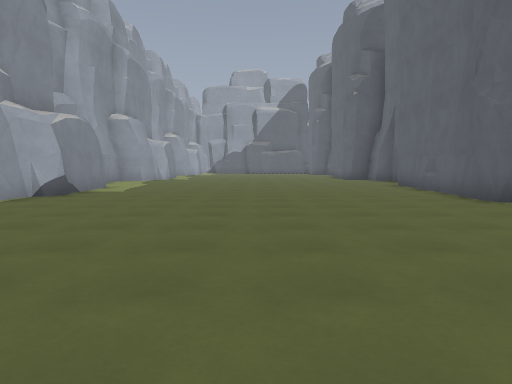
View 1 (above)

17 first-person views from a walk through a 3-D level made in the Godot game engine. The camera is 1.3 m above the floor, tilts 4° down and sees 70° across. The floor is counted in squares, 2 m on a side. Each view is taken from the middle of a square. On the plan, view 1 faces up. The plan holds only what a view shows up to about 11 squares ahead; the rest is blank. The place goes on beyond the plan. Surface patterns are stand-ins for the level's own textures.

View 2
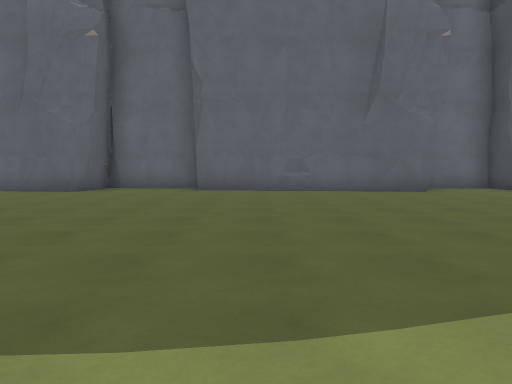

View 3
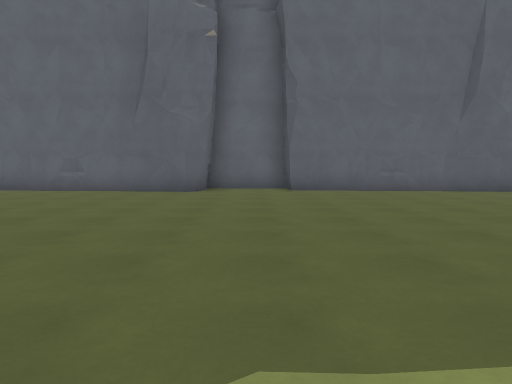

View 4
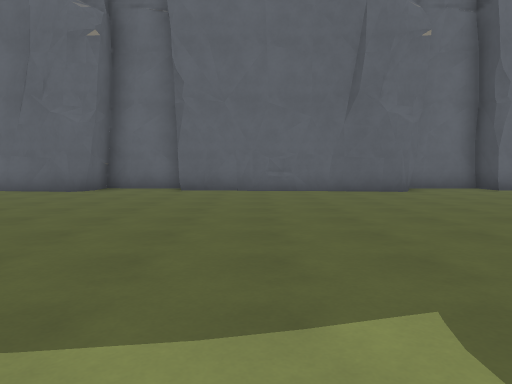

View 5
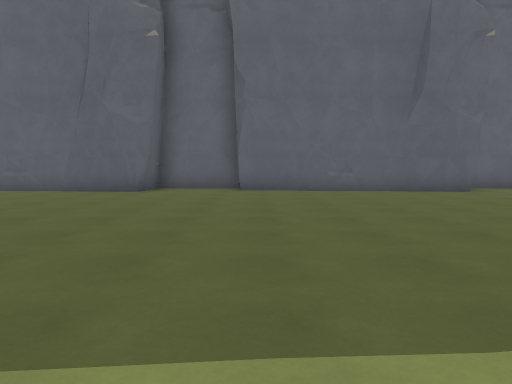

View 6
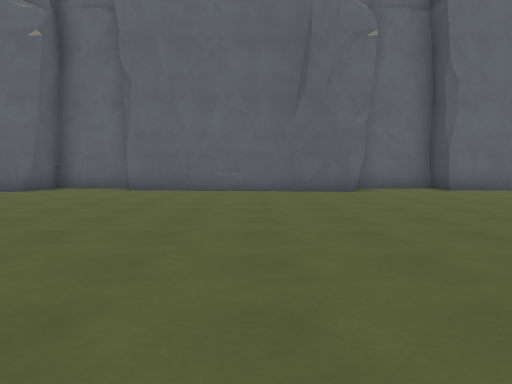

View 7
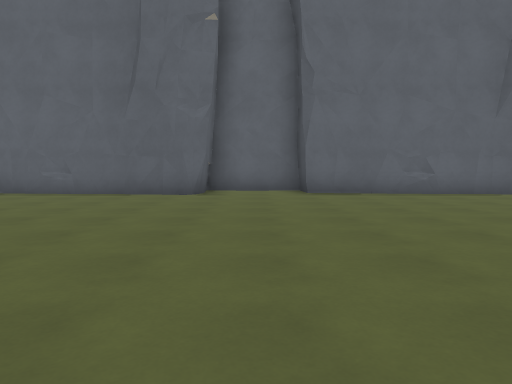

View 8
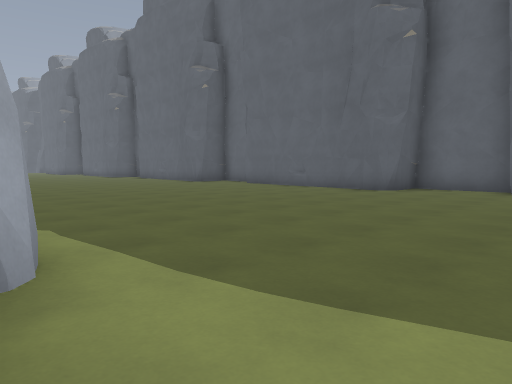

View 9
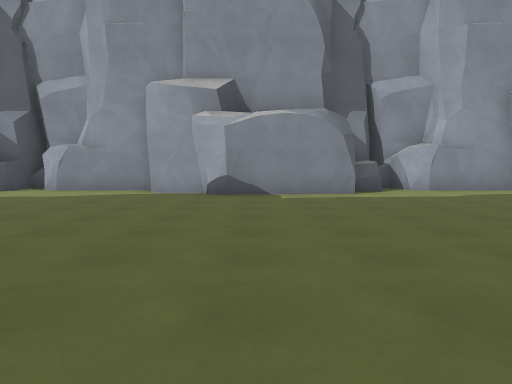

View 10
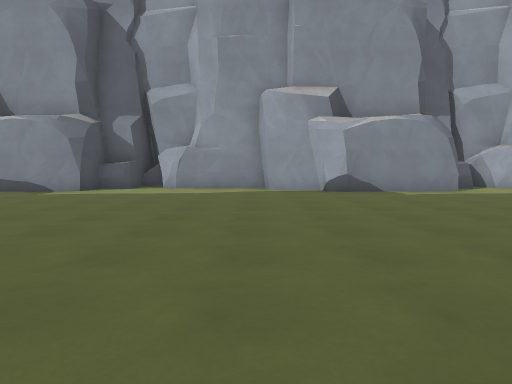

View 11
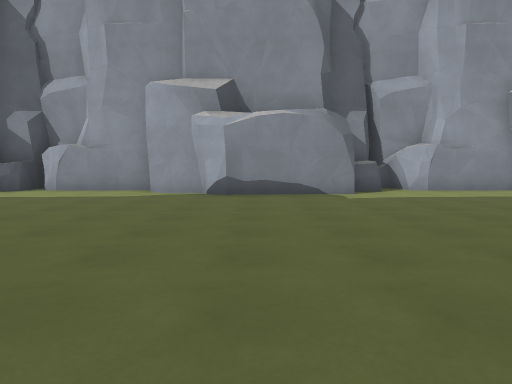

View 12
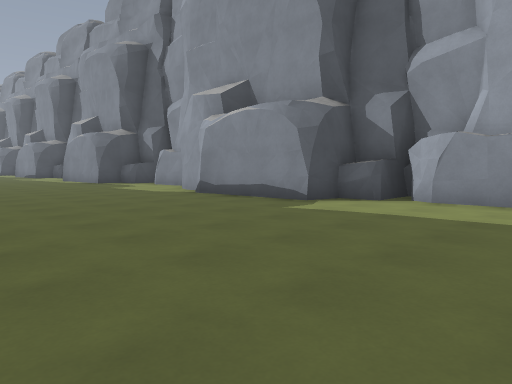

View 13
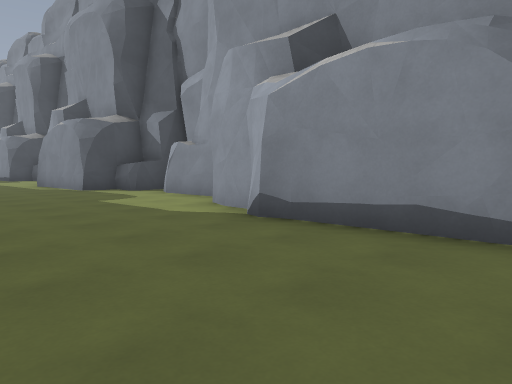

View 14
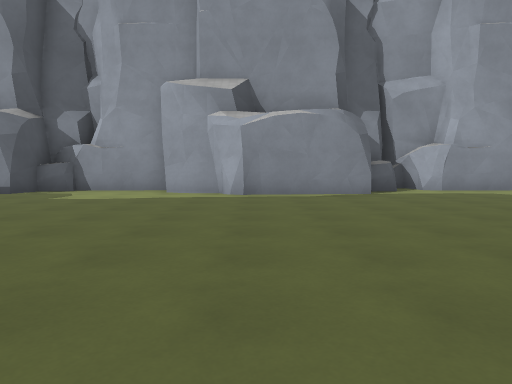

View 15
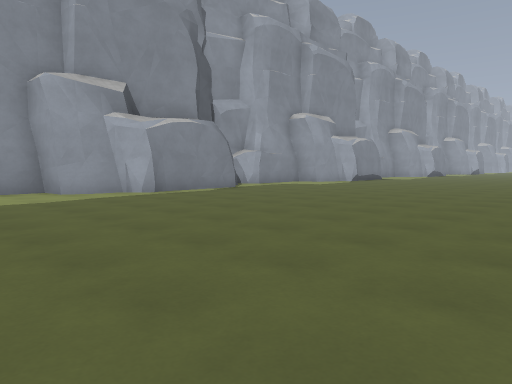

View 16
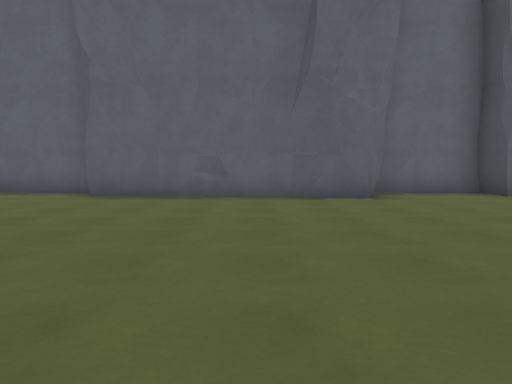

View 17
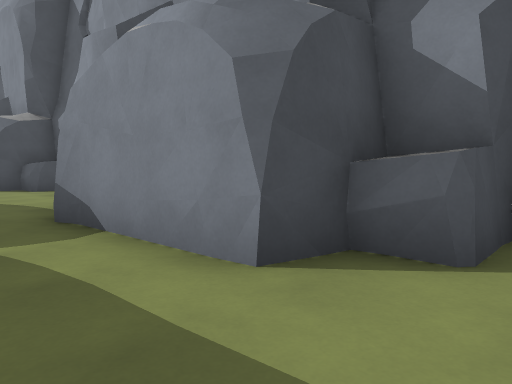

### Floor plan
Key: @ floor where view 1 was taken; # wall or solid block; . floor.
Columns run from 7 left of view 1 to 6 right of it. Each row starts with its distance up from view 1.
 13 #......  ....#
 12 ##..........##
 11 ###.........#
 10   #.........#
  9   #.........#
  8   #.........#
  7  ##.........##
  6  #...........#
  5  #...........#
  4 ##...........#
  3 #...........##
  2 ##..........#
  1  ##.........#
  0   #....@....#
 -1   #.........#
 -2   #.........##
 -3  ##..........#
 -4  #...........#
 -5  #..........##
 -6 ##..........#
 -7 #...........#
 -8 ###.........#
 -9   #.........#
-10   #.........#
-11   #.........##
-12   #..........#
-13  ##..........#
-14  #..........##
-15  #..........#
-16 ##..........#
-17 #...........#
-18 ###.........#
-19   #.........#
-20   #.........##
-21   #..........#
-22   #.........##
-23  ##.........#
-24  #..........#
-25  #..........#
-26  #...   ....#

Positions as (right, up) in squares from view 1, and headings:
1: (0, 0), facing up
2: (-5, 2), facing right
3: (-5, -4), facing right
4: (-5, -7), facing right
5: (-5, -14), facing right
6: (-5, -17), facing right
7: (-4, -21), facing right
8: (-5, -24), facing up-right
9: (4, 9), facing left
10: (5, 6), facing left
11: (4, -1), facing left
12: (1, -4), facing down-left
13: (-1, -8), facing down-left
14: (4, -21), facing left
15: (4, -26), facing up-left
16: (-3, 9), facing right
17: (-3, 13), facing down-left
